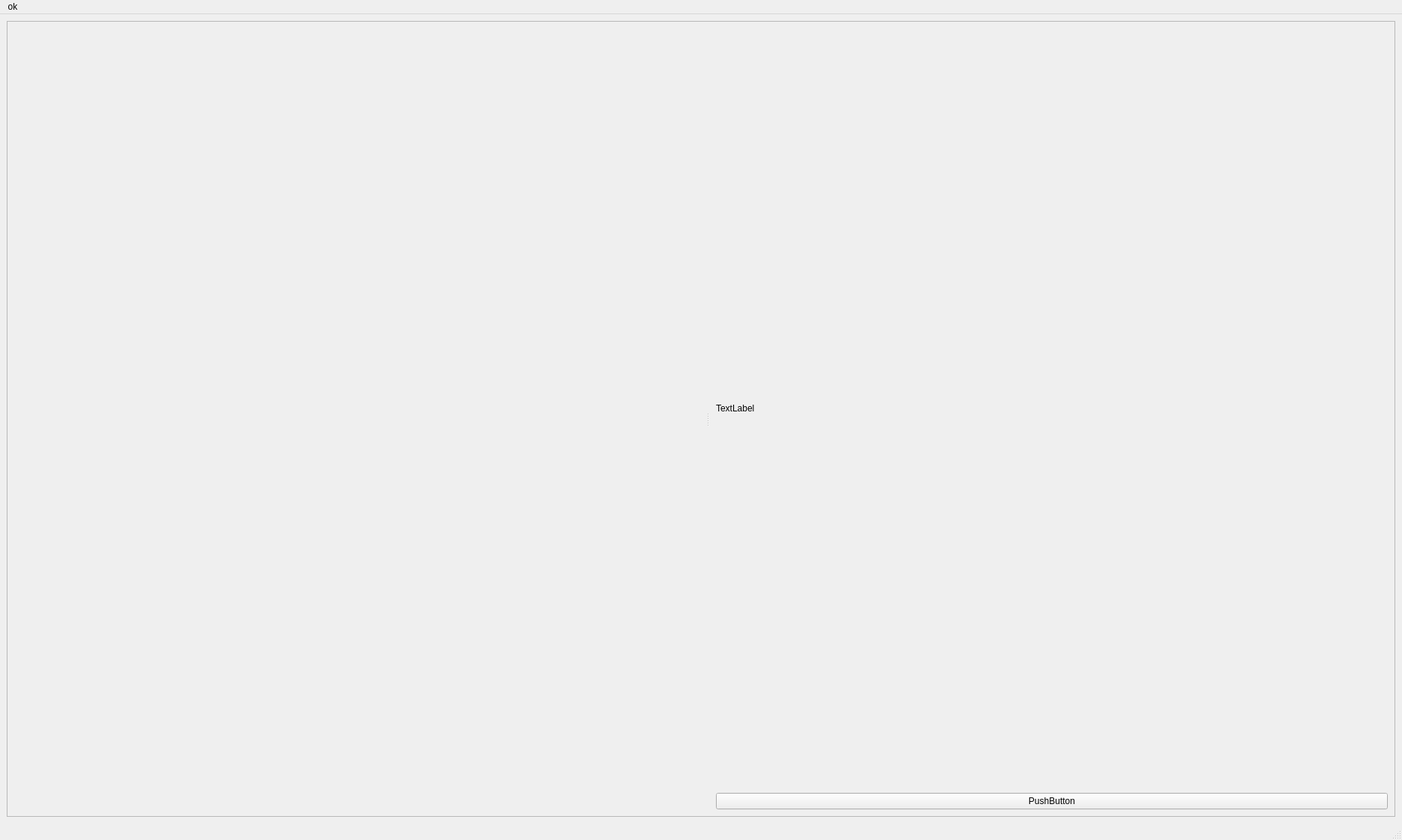
<?xml version="1.0" encoding="UTF-8"?>
<ui version="4.0">
 <class>MainWindow</class>
 <widget class="QMainWindow" name="MainWindow">
  <property name="geometry">
   <rect>
    <x>0</x>
    <y>0</y>
    <width>1874</width>
    <height>1123</height>
   </rect>
  </property>
  <property name="windowTitle">
   <string>MainWindow</string>
  </property>
  <widget class="QWidget" name="centralwidget">
   <layout class="QGridLayout" name="gridLayout">
    <item row="0" column="0">
     <widget class="QSplitter" name="splitter">
      <property name="frameShape">
       <enum>QFrame::Shape::StyledPanel</enum>
      </property>
      <property name="orientation">
       <enum>Qt::Orientation::Horizontal</enum>
      </property>
      <property name="opaqueResize">
       <bool>true</bool>
      </property>
      <widget class="SmithChartWidget" name="widget" native="true">
       <property name="enabled">
        <bool>true</bool>
       </property>
       <property name="mouseTracking">
        <bool>true</bool>
       </property>
      </widget>
      <widget class="QFrame" name="frame">
       <property name="frameShape">
        <enum>QFrame::Shape::NoFrame</enum>
       </property>
       <property name="frameShadow">
        <enum>QFrame::Shadow::Raised</enum>
       </property>
       <layout class="QVBoxLayout" name="verticalLayout_2">
        <item>
         <widget class="QLabel" name="label">
          <property name="text">
           <string>TextLabel</string>
          </property>
         </widget>
        </item>
        <item>
         <widget class="QPushButton" name="pushButton">
          <property name="text">
           <string>PushButton</string>
          </property>
         </widget>
        </item>
       </layout>
      </widget>
     </widget>
    </item>
   </layout>
  </widget>
  <widget class="QMenuBar" name="menubar">
   <property name="geometry">
    <rect>
     <x>0</x>
     <y>0</y>
     <width>1874</width>
     <height>33</height>
    </rect>
   </property>
   <widget class="QMenu" name="menuok">
    <property name="title">
     <string>ok</string>
    </property>
   </widget>
   <addaction name="menuok"/>
  </widget>
  <widget class="QStatusBar" name="statusbar"/>
 </widget>
 <customwidgets>
  <customwidget>
   <class>SmithChartWidget</class>
   <extends>QWidget</extends>
   <header>smithchartwidget.h</header>
   <container>1</container>
  </customwidget>
 </customwidgets>
 <resources/>
 <connections/>
</ui>
